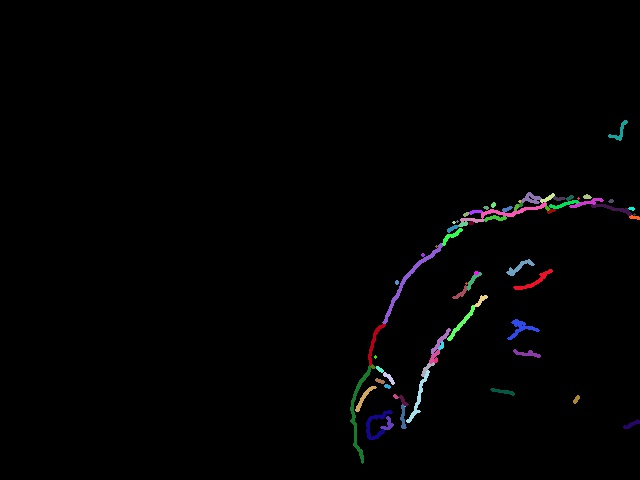
#> input picture 1.jpg, 640 x 480 px, given in place of the camera
$ python '视频画框.py'   (older library calls are emulated)
#> lines starting #> are read from the running program, lines starting #| are printed output that depends on the picture; after the words box and inside, x2 and y2 are one past the last pixel; in counts of white or black regions, pixels touching at a corner belong together
# -*- coding: cp936 -*-
import cv2
import numpy as np
def nothing(x):
    pass
cap=cv2.VideoCapture(0)
cv2.namedWindow('画框框',0)
#创建一个名字叫edge的新窗口，用来显示加工后的效果图， 0的意思是， 窗口可伸缩
cv2.createTrackbar('模糊度', '画框框', 1, 255, nothing)
cv2.createTrackbar('阀值', '画框框', 1, 255, nothing)
while(1):
  ret,img=cap.read()
#> img is the input picture: shape (480, 640, 3); mean B, G, R 2.5, 2.1, 2.2
  cv2.imshow("raw", img)
  gray=cv2.cvtColor(img,6)

  thrs1 = cv2.getTrackbarPos('模糊度', '画框框')
  thrs2 = cv2.getTrackbarPos('阀值', '画框框')
  thrs1=thrs1+1
  blur=cv2.blur(gray,(thrs1,thrs1))
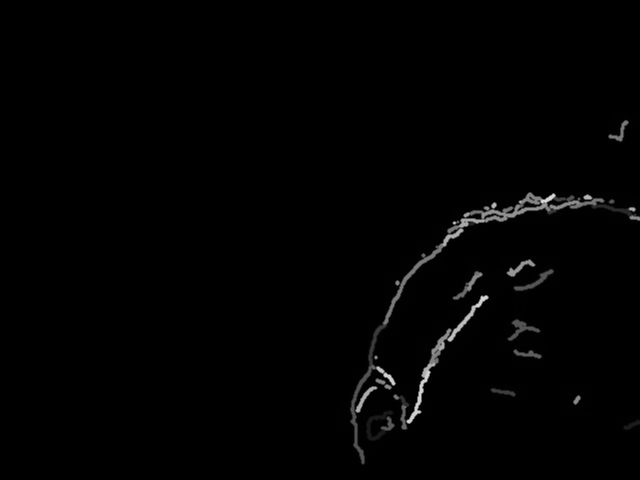
#> blur: shape (480, 640); min 0, max 216, mean 2.2

#img = cv2.pyrDown(cv2.imread("hammer.jpg", cv2.IMREAD_UNCHANGED))
#cv2.imshow("raw", img)
#cv2.imshow('0',cv2.imread("hammer.jpg"))

  ret, thresh = cv2.threshold(blur, thrs2, 255, cv2.THRESH_BINARY)
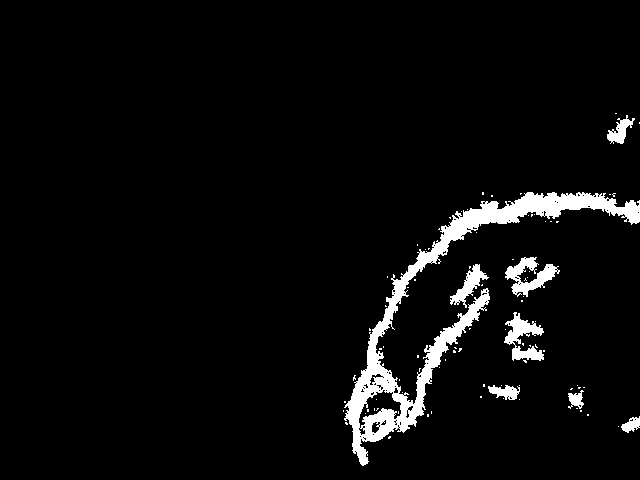
#> thresh: shape (480, 640); 4.5% white; 88 white regions (80 under 20 px)
#> ret = 1
  image, contours, hier = cv2.findContours(thresh, cv2.RETR_EXTERNAL, cv2.CHAIN_APPROX_SIMPLE)
#> contours = 82 contours, 74 with area under 20; largest, box (x1, y1, x2, y2) and area: (344, 192, 640, 466) 10180, (505, 257, 560, 297) 812, (504, 312, 544, 361) 768, (450, 264, 489, 308) 481, (607, 115, 635, 144) 302, (488, 385, 520, 400) 248, (621, 416, 640, 433) 165, (568, 390, 584, 409) 145

  for c in contours:
  # find bounding box coordinates
    x,y,w,h = cv2.boundingRect(c)
    cv2.rectangle(img, (x,y), (x+w, y+h), (255, 0, 0), 2)

  # find minimum area
    rect = cv2.minAreaRect(c)
  # calculate coordinates of the minimum area rectangle
    box = cv2.boxPoints(rect)
  # normalize coordinates to integers
    box = np.int0(box)
    # draw contours
    cv2.drawContours(img, [box], 0, (0,0, 255), 3)

    # calculate center and radius of minimum enclosing circle
    (x,y),radius = cv2.minEnclosingCircle(c)
    # cast to integers
    center = (int(x),int(y))
    radius = int(radius)
    # draw the circle
    img = cv2.circle(img,center,radius,(0,255,0),2)
#> this loop made 82 passes
#> (w, h, rect, box, radius) on passes 1, 2, 3, 10, 12, 13: (3, 3, ((389, 437), (2.83, 1.41), -45), [[388, 438], [387, 437], [389, 435], [390, 436]], 1), (1, 1, ((618, 426), (0, 0), -90), [[618, 426], [618, 426], [618, 426], [618, 426]], 0), (3, 3, ((346, 423), (1.41, 2.83), -45), [[346, 424], [344, 422], [345, 421], [347, 423]], 1), (2, 1, ((576.5, 408), (0, 1), -90), [[577, 408], [576, 408], [576, 408], [577, 408]], 0), (1, 1, ((519, 399), (0, 0), -90), [[519, 399], [519, 399], [519, 399], [519, 399]], 0), (1, 1, ((503, 398), (0, 0), -90), [[503, 398], [503, 398], [503, 398], [503, 398]], 0)
#> (c, w, h, rect, box, radius) on passes 5, 7, 8, 9: ([[587, 414], [587, 415], [588, 415], [588, 414]], 2, 2, ((587.5, 414.5), (1, 1), -90), [[588, 415], [587, 415], [587, 414], [588, 414]], 0), ([[431, 411], [431, 413]], 1, 3, ((431, 412), (2, 0), -90), [[431, 413], [431, 413], [431, 411], [431, 411]], 1), ([[580, 410], [580, 411], [581, 411], [581, 410]], 2, 2, ((580.5, 410.5), (1, 1), -90), [[581, 411], [580, 411], [580, 410], [581, 410]], 0), ([[343, 410], [343, 411]], 1, 2, ((343, 410.5), (1, 0), -90), [[343, 411], [343, 411], [343, 410], [343, 410]], 0)
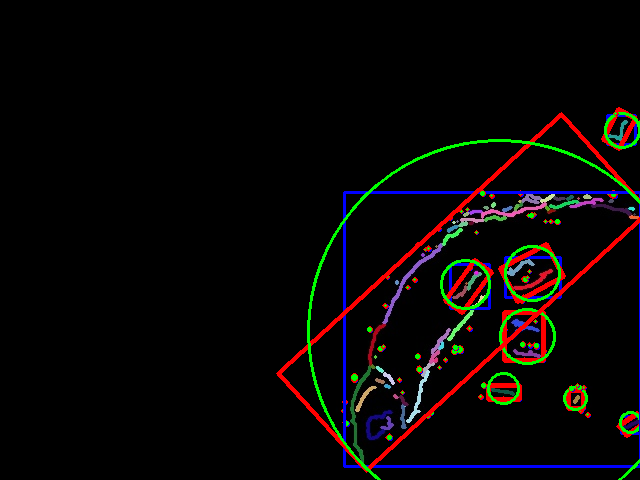
#> img: shape (480, 640, 3); mean B, G, R 5.3, 6.1, 8.3

  cv2.drawContours(img, contours, -1, (255, 255, 255), 1)
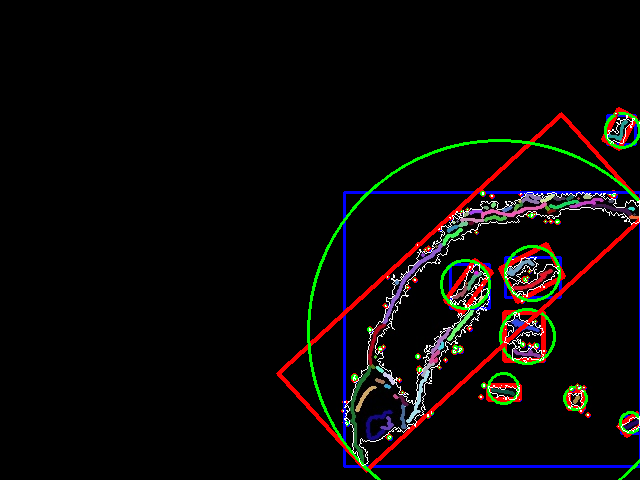
#> img: shape (480, 640, 3); 1.01% of pixels changed, all inside (x1, y1, x2, y2) = (343, 113, 640, 466)
  cv2.imshow("contours", img)
  cv2.imshow('画框框',thresh)

  cv2.waitKey(30)
  #cv2.destroyAllWindows()
